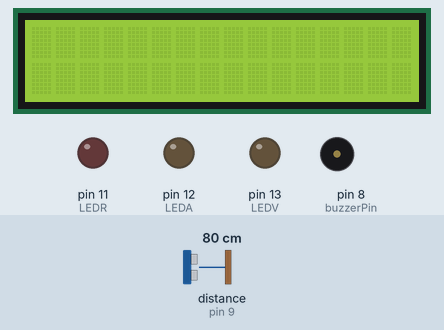
A sketch run on a simulated Arduino Uno, built with avr-gcc and run on an emulated ATmega328P. Shown: 16×2 character LCD, output pins drawn as LEDs (lit = HIGH), buzzer (waves = sounding). Wiring (inferred from the names in the program): ultrasonic range finder: trigger pin 10; echo pin 9. The inputs (shaded band) are chosen by the test bench; at power-on: distance to the obstacle (sensor on pin 9) 80 cm. The echo pulse lasts 58.3 µs per cm; pins used as bus, display or sensor lines are not drawn; what the sketch prints to the serial monitor is not drawn.

Above: at 1.2 s.
1.3 s: distance to the obstacle (sensor on pin 9) set to 32 cm
3.2 s: distance to the obstacle (sensor on pin 9) set to 27 cm
At 4.42 s:
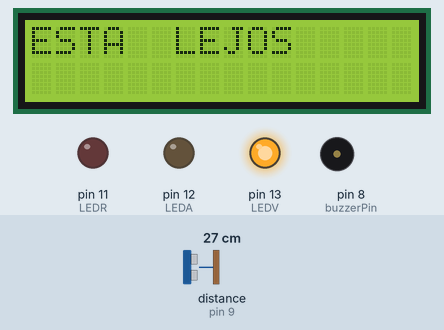
6.2 s: distance to the obstacle (sensor on pin 9) set to 22 cm
8.3 s: distance to the obstacle (sensor on pin 9) set to 19 cm
At 8.7 s:
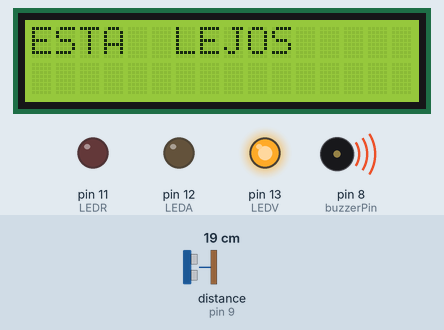
At 9.46 s:
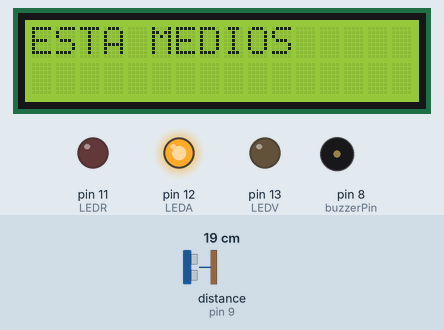
11.2 s: distance to the obstacle (sensor on pin 9) set to 12 cm
13.3 s: distance to the obstacle (sensor on pin 9) set to 9 cm
At 14.49 s:
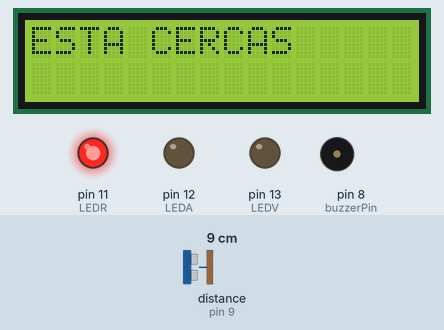
Timing chart, 0 to 17.3 s (numbered marks = the images above; inputs shaded):
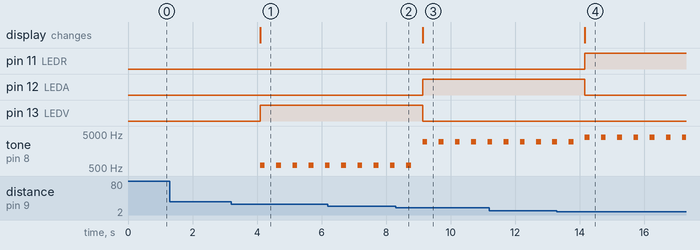

Measured:
- the behaviour switches between 31 and 30 cm on distance to the obstacle (sensor on pin 9) (found by bisection; images 0 and 1)
- the behaviour switches between 21 and 20 cm on distance to the obstacle (sensor on pin 9) (found by bisection; images 1 and 2)
- the behaviour switches between 11 and 10 cm on distance to the obstacle (sensor on pin 9) (found by bisection; images 3 and 4)
- after the input at 1.3 s, every drawn part: stays the same
- after the input at 3.2 s, pin 13 (LEDV): LOW → HIGH after 0.89 s; tone on pin 8 (buzzerPin): alternates 600 Hz for 0.15 s and silent for 0.35 s, starting after 0.89 s; the display: changes after 0.89 s (image 1)
- after the input at 8.3 s, pin 12 (LEDA): LOW → HIGH after 0.83 s; pin 13 (LEDV): HIGH → LOW after 0.83 s; the display: changes after 0.83 s (image 3)
- after the input at 13.3 s, pin 11 (LEDR): LOW → HIGH after 0.87 s; pin 12 (LEDA): HIGH → LOW after 0.87 s; the display: changes after 0.87 s (image 4)

The sketch:

sketch_jun10a.ino
```cpp
// PINES DE LA PANTALLA LCD

// PIN 1 GND NEGATIVO

// PIN 2 5V POSITIVO

// PIN 3 POTENCIOMETRO

// PIN 4 PIN DIGITAL 7

// PIN 5 GND NEGATIVO

// PIN 6 PIN DIGITAL 6

// PIN 7 PIN DIGITAL 5

// PIN 8 PIN DIGITAL 4

// PIN 9 PIN DIGITAL 3

// PIN 10 PIN DIGITAL 2

// PIN 11 RESISTENCIA

// PIN 12 GND NEGATIVO

#define buzzerPin 8 // El Buzzer va en el PIN 8

#define echoPin 9 // El Echo va en el PIN 9

#define triggerPin 10 // El Trigger va en el PIN 10

#define LEDR 11 // LED ROJO

#define LEDA 12 // LED AMARILLO

#define LEDV 13 // LED VERDE


#include <LiquidCrystal.h>

LiquidCrystal lcd(7, 6, 5, 4, 3, 2);


const float sonido = 34300.0; // Velocidad del sonido en cm/s

const float umbralUno = 30.0; //

const float umbralDos = 20.0;

const float umbralTres = 10.0;


void setup() {

  Serial.begin (9600);

  pinMode(triggerPin, OUTPUT);

  pinMode(echoPin, INPUT);

  pinMode(buzzerPin, OUTPUT);

  pinMode(LEDV, OUTPUT);

  pinMode(LEDR, OUTPUT);

  pinMode(LEDA, OUTPUT);

  apagarLEDs();

  lcd.begin(16,2);


}

void loop() {
  // Preparamos el sensor de ultrasonidos
  iniciarTrigger();

  // Obtenemos la distancia
  float distancia = calcularDistancia();

  // Apagamos todos los LEDs
  apagarLEDs();

  // Lanzamos alerta si estamos dentro del rango de peligro
  if (distancia < umbralUno)
  {
    // Lanzamos alertas
    alertas(distancia);
  }


}

// Apaga todos los LEDs
void apagarLEDs()
{
  // Apagamos todos los LEDs
  digitalWrite(LEDV, LOW);
  digitalWrite(LEDA, LOW);
  digitalWrite(LEDR, LOW);
}

// Función que comprueba si hay que lanzar alguna alerta visual o sonora
void alertas(float distancia)
{
  if (distancia < umbralUno && distancia >= umbralDos)
  {
    // Encendemos el LED verde
    digitalWrite(LEDV, HIGH);
    tone(buzzerPin, 600, 150);
    lcd.setCursor(0,0);
    lcd.print("ESTA  LEJOS");
  }
  else if (distancia < umbralDos && distancia > umbralTres)
  {
    // Encendemos el LED amarillo
    digitalWrite(LEDA, HIGH);
    tone(buzzerPin, 3000, 150);
    lcd.setCursor(0,0);
    lcd.print("ESTA MEDIO");
  }
  else if (distancia <= umbralTres)
  {
    // Encendemos el LED rojo
    digitalWrite(LEDR, HIGH);
    tone(buzzerPin, 4000, 150);
    lcd.setCursor(0,0);
    lcd.print("ESTA CERCA");
  }
}

// Método que calcula la distancia a la que se encuentra un objeto.
// Devuelve una variable tipo float que contiene la distancia
float calcularDistancia()
{
  // La función pulseIn obtiene el tiempo que tarda en cambiar entre estados, en este caso a HIGH
  unsigned long tiempo = pulseIn(echoPin, HIGH);

  // Obtenemos la distancia en cm, hay que convertir el tiempo en segudos ya que está en microsegundos
  // por eso se multiplica por 0.000001
  float distancia = tiempo * 0.000001 * sonido / 2.0;
  Serial.print(distancia);
  Serial.print("cm");
  Serial.println();
  delay(500);

  return distancia;
}

// Método que inicia la secuencia del Trigger para comenzar a medir
void iniciarTrigger()
{
  // Ponemos el Triiger en estado bajo y esperamos 2 ms
  digitalWrite(triggerPin, LOW);
  delayMicroseconds(2);

  // Ponemos el pin Trigger a estado alto y esperamos 10 ms
  digitalWrite(triggerPin, HIGH);
  delayMicroseconds(10);

  // Comenzamos poniendo el pin Trigger en estado bajo
  digitalWrite(triggerPin, LOW);
}
```
